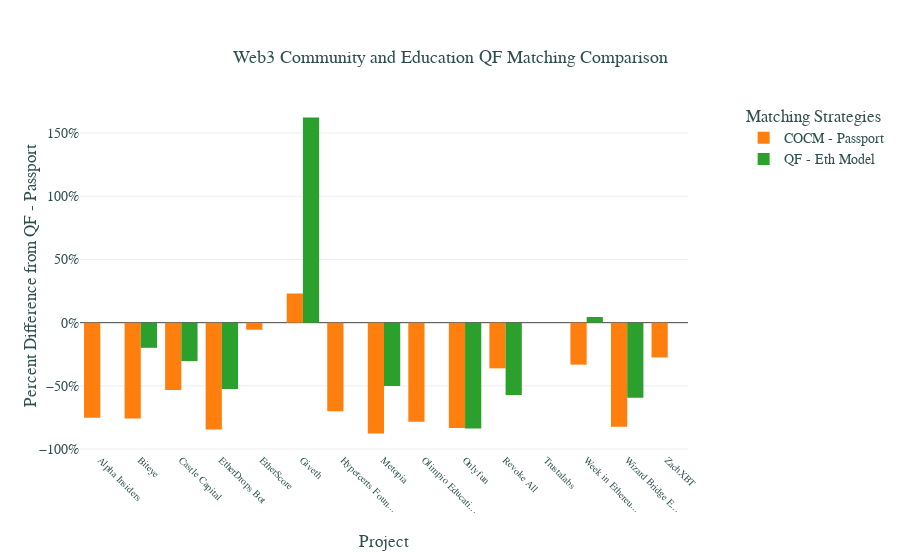

Source (notebook cell):
### Code cell
# Define a mapping of strategy names to display names
strategy_display_names = {
    'Qf_filtered_votes_round': 'QF - Passport',
    'COCM_filtered_votes_round': 'COCM - Passport',
    'Qf_eth_model_votes': 'QF - Eth Model',
    'COCM_eth_model_votes': 'COCM - Eth Model',
    'Qf_no_passport_filtered_votes_round': 'QF - No Passport',
    'COCM_no_passport_filtered_votes_round': 'COCM - No Passport',
}

def generate_percent_difference_bargraph(df, strategies):
    # Filter df to only include rows with the given strategies
    df = df[df['Strategy'].isin(strategies)]
    df = df.sort_values(by='Matching Amount')
    df['Project_Short'] = df['Project'].apply(lambda x: x[:15] + '...' if len(x) > 15 else x)
    
    # Pivot the data to have strategies as columns and projects as rows
    df_pivot = df.pivot(index='Project_Short', columns='Strategy', values='Matching Amount')
    
    # Calculate percentage differences
    base_strategy = 'Qf_filtered_votes_round'
    for strategy in strategies:
        if strategy != base_strategy:
            df_pivot[f'Percent_Diff_{strategy}'] = ((df_pivot[strategy] - df_pivot[base_strategy]) / 
                                                     df_pivot[base_strategy]) * 100
    
    # Melt the data back to long format
    df_melt = df_pivot.reset_index().melt(id_vars=['Project_Short'], 
                                          value_vars=[col for col in df_pivot.columns if 'Percent_Diff_' in col],
                                          var_name='Strategy', value_name='Percent_Diff')
    df_melt['Strategy'] = df_melt['Strategy'].apply(lambda x: x.replace('Percent_Diff_', ''))
    
    # Create a figure
    fig = go.Figure()
    
    # Add a bar plot for each strategy (excluding the base strategy) with custom colors
    for strategy in strategies:
        if strategy != base_strategy:
            strategy_df = df_melt[df_melt['Strategy'] == strategy]
            trace = go.Bar(x=strategy_df['Project_Short'], y=strategy_df['Percent_Diff'],
                           name=strategy_display_names[strategy], hovertext=strategy_df['Project_Short'],
                           marker=dict(color=colors[strategies.index(strategy)]))
            fig.add_trace(trace)
    
    fig.update_layout(
        title={
            'text': f'Web3 Community and Education QF Matching Comparison',
            'xanchor': 'center',
            'yanchor': 'top',
            'font': dict(size=18, color='DarkSlateGrey')
        },
        xaxis_title='Project',
        yaxis_title='Percent Difference from QF - Passport',
        #height=600,
        font=font,
        xaxis=xaxis,
        yaxis=dict(ticksuffix='%'),
        legend_title='Matching Strategies',
        legend=dict(
            yanchor="top",
            y=1.0,
            xanchor="right",
            x=1.33,
            bgcolor='rgba(255, 255, 255, 0.5)'
        )
    )
    
    return df_melt, fig

# Define your groups as lists of strategies
strategies_to_compare = ['Qf_filtered_votes_round', 'COCM_filtered_votes_round', 'Qf_eth_model_votes']

# Use the function to filter data and plot graph for each group
result_df, percent_difference_fig = generate_percent_difference_bargraph(matching_df, strategies_to_compare)
percent_difference_fig.show()
result_df.head(10)

### Figure 1 — Plotly figure (JSON) as saved in the notebook; plotly's stock layout.template omitted (floating-point values rounded to 4 significant figures)
{"data": [{"hovertext": ["Alpha Insiders", "Biteye", "Castle Capital", "EtherDrops Bot", "EtherScore", "Giveth", "Hypercerts Foun...", "Metopia", "Olimpio Educati...", "Onlyfun", "Revoke All", "Trustalabs", "Week in Ethereu...", "Wizard Bridge E...", "ZachXBT"], "marker": {"color": "#ff7f0e"}, "name": "COCM - Passport", "type": "bar", "x": ["Alpha Insiders", "Biteye", "Castle Capital", "EtherDrops Bot", "EtherScore", "Giveth", "Hypercerts Foun...", "Metopia", "Olimpio Educati...", "Onlyfun", "Revoke All", "Trustalabs", "Week in Ethereu...", "Wizard Bridge E...", "ZachXBT"], "y": [-75.22, -75.91, -53.35, -84.56, -5.612, 23.07, -70.06, -87.65, -78.32, -83.42, -36.15, 0, -33.24, -82.41, -27.54]}, {"hovertext": ["Alpha Insiders", "Biteye", "Castle Capital", "EtherDrops Bot", "EtherScore", "Giveth", "Hypercerts Foun...", "Metopia", "Olimpio Educati...", "Onlyfun", "Revoke All", "Trustalabs", "Week in Ethereu...", "Wizard Bridge E...", "ZachXBT"], "marker": {"color": "#2ca02c"}, "name": "QF - Eth Model", "type": "bar", "x": ["Alpha Insiders", "Biteye", "Castle Capital", "EtherDrops Bot", "EtherScore", "Giveth", "Hypercerts Foun...", "Metopia", "Olimpio Educati...", "Onlyfun", "Revoke All", "Trustalabs", "Week in Ethereu...", "Wizard Bridge E...", "ZachXBT"], "y": [0, -19.9, -30.41, -52.54, 0, 162.3, 0, -50.03, 0, -83.66, -57.33, 0, 4.464, -59.37, 0]}], "layout": {"font": {"color": "DarkSlateGrey", "family": "Arial, sans-serif", "size": 14}, "legend": {"bgcolor": "rgba(255, 255, 255, 0.5)", "title": {"text": "Matching Strategies"}, "x": 1.33, "xanchor": "right", "y": 1, "yanchor": "top"}, "title": {"font": {"color": "DarkSlateGrey", "size": 18}, "text": "Web3 Community and Education QF Matching Comparison", "xanchor": "center", "yanchor": "top"}, "xaxis": {"automargin": true, "tickangle": 45, "tickfont": {"size": 10}, "title": {"standoff": 20, "text": "Project"}}, "yaxis": {"ticksuffix": "%", "title": {"text": "Percent Difference from QF - Passport"}}}}
